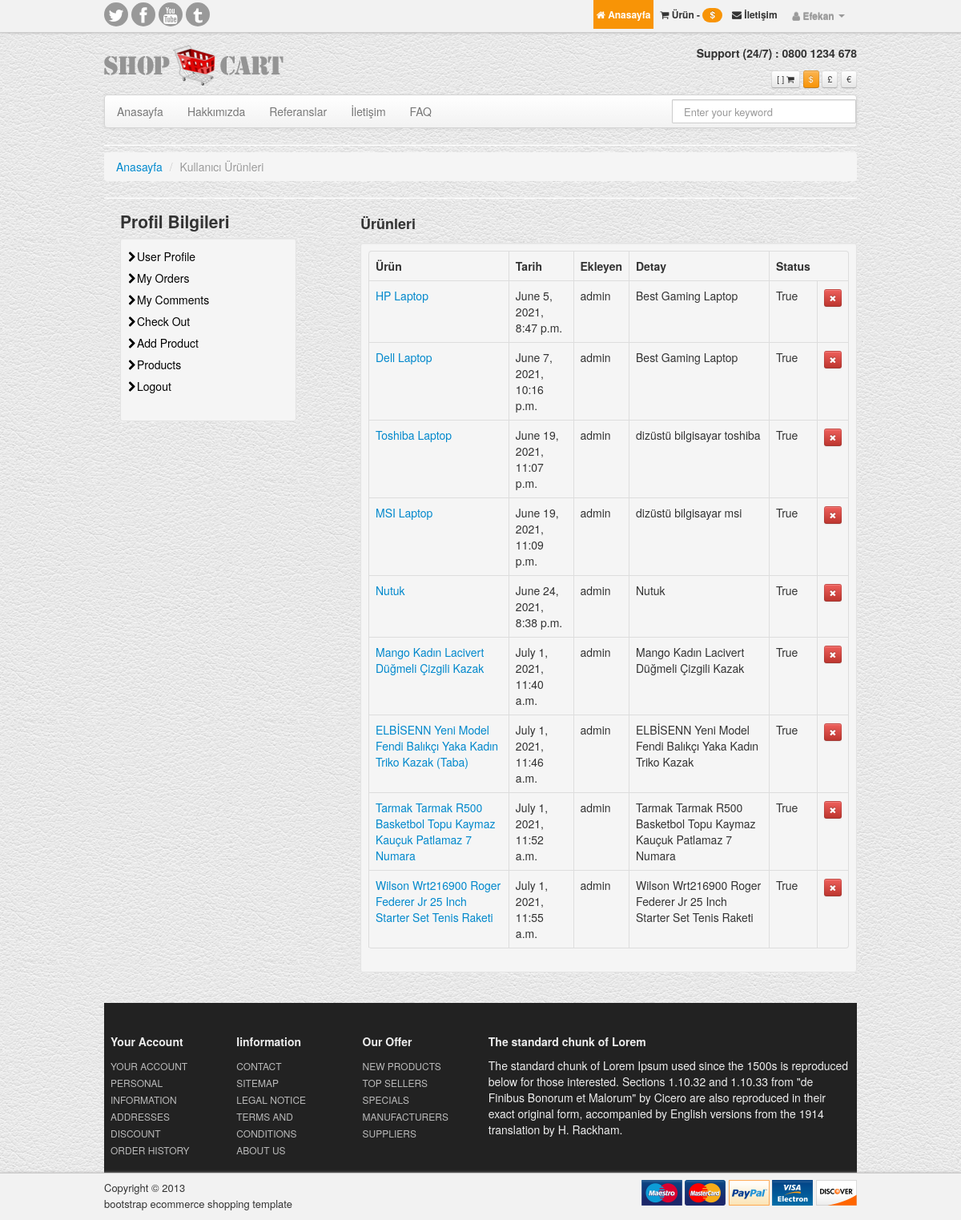
Before: /user/products/ (signed in) with the older database file.
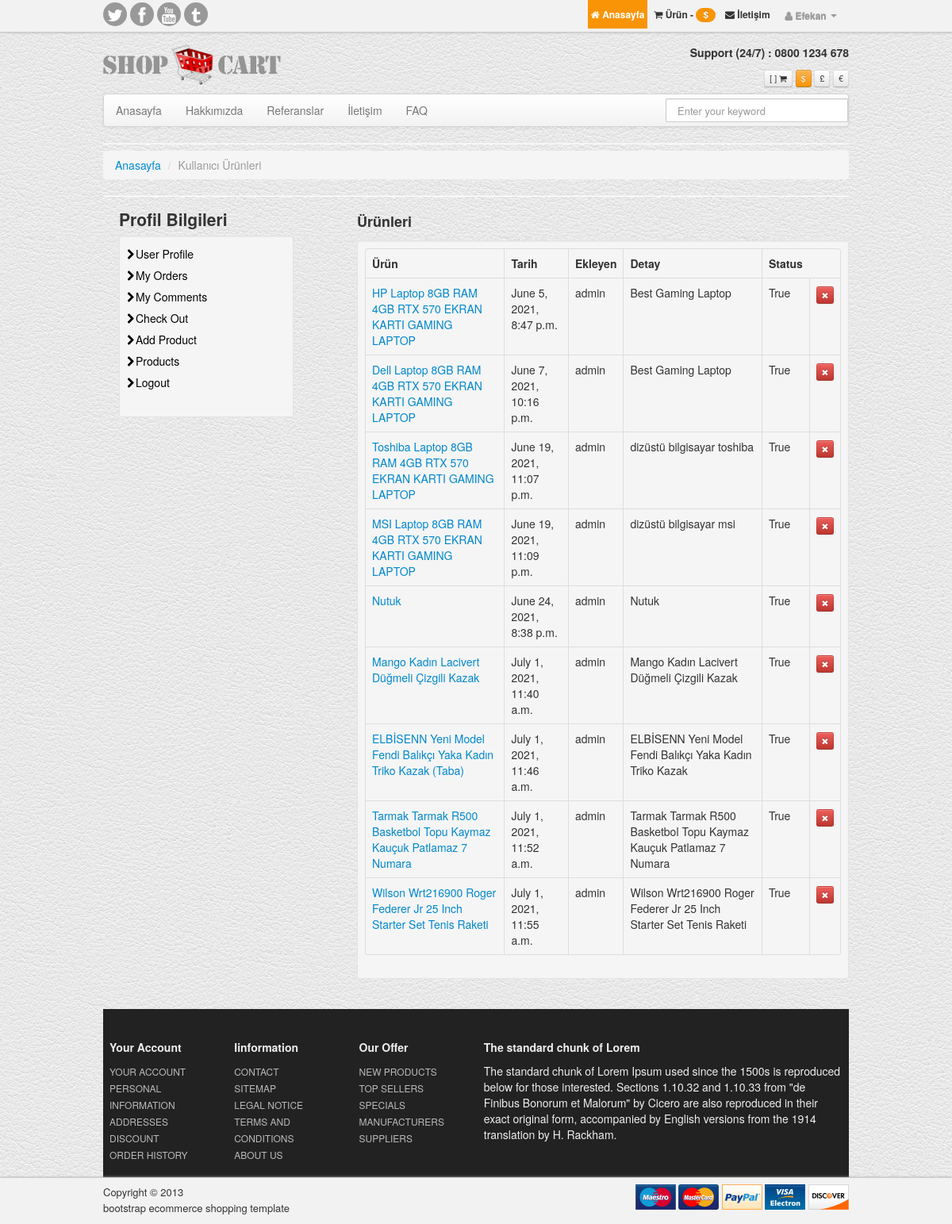
After: the same page with the newer database file.
### product/models.py (models this page shows, shortened)
class Product(models.Model):
    STATUS = (
        ('True', 'Evet'),
        ('False', 'Hayır'),
    )
    category = models.ForeignKey(Category, on_delete=models.CASCADE)  # category ile ilişki kurma
    ekleyen = models.ForeignKey(User, on_delete=models.CASCADE)
    title = models.CharField(max_length=150)
    keywords = models.CharField(blank=True, max_length=255)
    description = models.CharField(blank=True, max_length=255)
    image = models.ImageField(blank=True, upload_to='images/')
    price = models.FloatField()
    amount = models.IntegerField()
    detail = RichTextUploadingField()
    slug = models.SlugField(null=False, unique=True)
    status = models.CharField(max_length=10, choices=STATUS)
    create_at = models.DateTimeField(auto_now_add=True)
    update_at = models.DateTimeField(auto_now=True)
    def image_tag(self):
        return mark_safe('<img src="{}" height="50"/>'.format(self.image.url))
    image_tag.short_description = 'Image'

### user/views.py (the view)
# urls.py: path('products/', views.products, name='products'),
def products(request):
    category = Category.objects.all()
    current_user = request.user
    products = Product.objects.filter(ekleyen_id=current_user.id)
    context = {
        'category': category,
        'comments': comments,
        'products': products,
    }
    return render(request, 'user_products.html', context)

### user/templates/user_products.html (shortened to what this page needs)
{%  extends "homebase.html" %}
{% block content %}
	<hr class="soften">
	<div>
        <ul class="breadcrumb">
		    <li><a href="/">Anasayfa</a> <span class="divider">/</span></li>
		    <li class="active">Kullanıcı Ürünleri</li>
        </ul>
	</div>
	<hr class="soften">
	<div class="row">
		<div class="span4">
            {% include "user_panel.html" %}
		</div>
		<div class="span8">
            <h3>Ürünleri</h3>
            <div class="well well-small">
        <table class="table table-bordered">
              <thead>
              <tr>
                  <th>Ürün</th>
                  <th>Tarih</th>
                  <th>Ekleyen</th>
                  <th>Detay</th>
                  <th>Status</th>
              </tr>
              {% for rs in products %}
              <tr>
                  <td><a href="/product/{{ rs.id }}/{{ rs.slug }}"> {{ rs.title }}</a></td>
                  <td>{{ rs.create_at }}</td>
                  <td>{{ rs.ekleyen }}</td>
                  <td>{{ rs.description }}</td>
                  <td>{{ rs.status }}</td>
                  <td><a href="/user/deleteproduct/{{ rs.id }}" onclick="return confirm('Silmek istediğinize emin misiniz?')"> <button class="btn btn-mini btn-danger" type="button"><span class="icon-remove"></span></button></a></td>
              </tr>
              {% endfor %}
              </thead>
            </table>
            </div>
		</div>
	</div>
{% endblock %}

Changed rows visible on the page:
changed Product: title "HP Laptop" → "HP Laptop 8GB RAM 4GB RTX 570 EKRAN KARTI GAMING LAPTOP"
changed Product: title "Dell Laptop" → "Dell Laptop 8GB RAM 4GB RTX 570 EKRAN KARTI GAMING LAPTOP"
changed Product "dizüstü bilgisayar toshiba": title "Toshiba Laptop" → "Toshiba Laptop 8GB RAM 4GB RTX 570 EKRAN KARTI GAMING LAPTOP"
changed Product "dizüstü bilgisayar msi": title "MSI Laptop" → "MSI Laptop 8GB RAM 4GB RTX 570 EKRAN KARTI GAMING LAPTOP"
